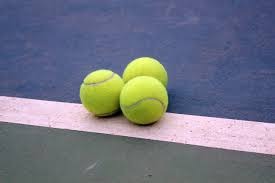
%> input picture segmentationimages/balls/balls.jpg, 275 x 183 px, given in place of football2.jpg, which was not available
$ octave generalimages.m   (GNU Octave 9; MATLAB toolbox functions it lacks are replaced by stand-ins)
%> lines starting %> are read from the running program, lines starting %| are printed output that depends on the picture; in (x1, y1, x2, y2) boxes, pixels count from 0 and x2, y2 are one past the last pixel; in counts of white or black regions, pixels touching at a corner belong together; the program's own positions count from 1; pictures that were not available may be replaced by others from this repository, and a replacement may not be noted
%> further down, original is the input picture: size 183x275x3 uint8; mean R, G, B 112.9, 116.6, 130.7
### Modified CV/Chan-Vese/chenvese_org.m
%==========================================================================
%
%   Active contour with Chen-Vese Method
%   for image segementation
%
%   Implemented by Yue Wu (yue.wu@tufts.edu)
%   Tufts University
%   Feb 2009
%   http://sites.google.com/site/rexstribeofimageprocessing/
%
%   all rights reserved
%   Last update 02/26/2009
%--------------------------------------------------------------------------
%   Usage of varibles:
%   input:
%       I           = any gray/double/RGB input image
%       mask        = initial mask, either customerlized or built-in
%       num_iter    = total number of iterations
%       mu          = weight of length term
%       method      = submethods pick from ('chen','vector','multiphase')
%
%   Types of built-in mask functions
%       'small'     = create a small circular mask
%       'medium'    = create a medium circular mask
%       'large'     = create a large circular mask
%       'whole'     = create a mask with holes around
%       'whole+small' = create a two layer mask with one layer small
%                       circular mask and the other layer with holes around
%                       (only work for method 'multiphase')
%   Types of methods
%       'chen'      = general CV method
%       'vector'    = CV method for vector image
%       'multiphase'= CV method for multiphase (2 phases applied here)
%
%   output:
%       phi0        = updated level set function
%
%--------------------------------------------------------------------------
%
% Description: This code implements the paper: "Active Contours Without
% Edges" by Chan and Vese for method 'chen', the paper:"Active Contours Without
% Edges for vector image" by Chan and Vese for method 'vector', and the paper
% "A Multiphase Level Set Framework for Image Segmentation Using the
% Mumford and Shah Model" by Chan and Vese.
%
%--------------------------------------------------------------------------
% Deomo: Please see HELP file for details
%==========================================================================

function [seg,phi] = chenvese_org(I,mask,num_iter,mu,method,filePath,file,resizing)
%> called with mask = 'whole', num_iter = 600, mu = 0.2, method = 'multiphase', file = 'football2', resizing = 200

  if(~exist('mu','var'))
    mu=0.2;
  end

  if(~exist('method','var'))
    method = 'chan';
  end


   s = resizing./min(size(I,1),size(I,2));
%> s = 1.09
   if s<1
       I = imresize(I,s);
   end

  if ischar(mask)
      switch lower (mask)
          case 'small'
              mask = maskcircle2(I,'small');
          case 'medium'
              mask = maskcircle2(I,'medium');
          case 'large'
              mask = maskcircle2(I,'large');
          case 'whole'
              mask = maskcircle2(I,'whole');
          case 'whole+small'
              m1 = maskcircle2(I,'whole');
              m2 = maskcircle2(I,'small');
              mask = zeros(size(I,1),size(I,2),2);
              mask(:,:,1) = m1(:,:,1);
              mask(:,:,2) = m2(:,:,2);
          otherwise
              error('unrecognized mask shape name (MASK).');
      end
  else
      if s<1
          mask = imresize(mask,s);
      end
      if size(mask,1)>size(I,1) || size(mask,2)>size(I,2)
          error('dimensions of mask unmathch those of the image.')
      end
      switch lower(method)
          case 'multiphase'
              if  (size(mask,3) == 1)
                  error('multiphase requires two masks but only gets one.')
              end
      end

  end


switch lower(method)
    case 'chan'
        if size(I,3)== 3
            P = rgb2gray(uint8(I));
            P = double(P);
        elseif size(I,3) == 2
            P = 0.5.*(double(I(:,:,1))+double(I(:,:,2)));
        else
            P = double(I);
        end
        layer = 1;

    case 'vector'
        s = resizing./min(size(I,1),size(I,2));
        I = imresize(I,s);
        mask = imresize(mask,s);
        layer = size(I,3);
        if layer == 1
            display('only one image component for vector image')
        end
        P = double(I);

    case 'multiphase'
        layer = size(I,3);
        if size(I,1)*size(I,2)>resizing^2
            s = resizing./min(size(I,1),size(I,2));
            I = imresize(I,s);
            mask = imresize(mask,s);
        end

        P = double(I);
    otherwise
        error('!invalid method')
end


switch lower(method)
    case {'chan','vector'}

        mask = mask(:,:,1);
        phi0 = bwdist(mask)-bwdist(1-mask)+im2double(mask)-.5;

        force = eps;

        figure();
        subplot(2,2,1); imshow(I); title('Input Image');
        subplot(2,2,2); contour(flipud(phi0), [0 0], 'r','LineWidth',1); title('initial contour');
        subplot(2,2,3); title('Segmentation');

          for n=1:num_iter
              inidx = find(phi0>=0);
              outidx = find(phi0<0);
              force_image = 0;
              for i=1:layer
                  L = im2double(P(:,:,i));
                  c1 = sum(sum(L.*Heaviside(phi0)))/(length(inidx)+eps);
                  c2 = sum(sum(L.*(1-Heaviside(phi0))))/(length(outidx)+eps);
                  force_image=-(L-c1).^2+(L-c2).^2+force_image;
              end

              force = mu*kappa(phi0)./max(max(abs(kappa(phi0))))+1/layer.*force_image;

              force = force./(max(max(abs(force))));

              dt=0.5;

              old = phi0;
              phi0 = phi0+dt.*force;
              new = phi0;
              indicator = checkstop(old,new,dt);

              if(mod(n,20) == 0)
                 showphi(I,phi0,n,filePath,file);
              end;
              if indicator
                  showphi(I,phi0,n,filePath,file);

                  seg = phi0<=0;

                  subplot(2,2,4); imshow(seg); title('Global Region-Based Segmentation');

                  return;
              end
          end;
          showphi(I,phi0,n,filePath,file);

          seg = phi0<=0;
          phi = phi0;

          subplot(2,2,4); imshow(seg); title('Global Region-Based Segmentation');
    case 'multiphase'

        mask1 = mask(:,:,1);
        mask2 = mask(:,:,2);
        phi1=bwdist(mask1)-bwdist(1-mask1)+im2double(mask1)-.5;
        phi2=bwdist(mask2)-bwdist(1-mask2)+im2double(mask2)-.5;

        fig = figure(10);
        subplot(2,2,1);
        if layer ~= 1
            imshow(I); title('Input Image');
        else
            imagesc(P); axis image; colormap(gray);title('Input Image');
        end
        subplot(2,2,2);
        hold on
        contour(flipud(mask1),[0,0],'r','LineWidth',2.5);
        contour(flipud(mask1),[0,0],'x','LineWidth',1);
        contour(flipud(mask2),[0,0],'g','LineWidth',2.5);
        contour(flipud(mask2),[0,0],'x','LineWidth',1);
        title('initial contour');
        hold off
        subplot(2,2,3); title('Segmentation');

        for n=1:num_iter

              nb1 = find(phi1<1.2 & phi1>=-1.2);
              inidx1 = find(phi1>=0);
              outidx1 = find(phi1<0);

              nb2 = find(phi2<1.2 & phi2>=-1.2);
              inidx2 = find(phi2>=0);
              outidx2 = find(phi2<0);

              cc11 = intersect(inidx1,inidx2);
              cc12 = intersect(inidx1,outidx2);
              cc21 = intersect(outidx1,inidx2);
              cc22 = intersect(outidx1,outidx2);

              f_image11 = 0;
              f_image12 = 0;
              f_image21 = 0;
              f_image22 = 0;

              for i=1:layer
                  L = im2double(P(:,:,i));

              if isempty(cc11)
                  c11 = eps;
              else
                  c11 = mean(L(cc11));
              end

              if isempty(cc12)
                  c12 = eps;
              else
                  c12 = mean(L(cc12));
              end

              if isempty(cc21)
                  c21 = eps;
              else
                  c21 = mean(L(cc21));
              end

              if isempty(cc22)
                  c22 = eps;
              else
                  c22 = mean(L(cc22));
              end

                f_image11=(L-c11).^2.*Heaviside(phi1).*Heaviside(phi2)+f_image11;
                f_image12=(L-c12).^2.*Heaviside(phi1).*(1-Heaviside(phi2))+f_image12;
                f_image21=(L-c21).^2.*(1-Heaviside(phi1)).*Heaviside(phi2)+f_image21;
                f_image22=(L-c22).^2.*(1-Heaviside(phi1)).*(1-Heaviside(phi2))+f_image22;
              end

              curvature1 = mu*kappa(phi1);
              curvature1 = curvature1(nb1);

              fim1 = 1/layer.*(-f_image11(nb1)+f_image21(nb1)-f_image12(nb1)+f_image22(nb1));
              fim1 = fim1./max(abs(fim1)+eps);

              curvature2 = mu*kappa(phi2)*1.5;
              curvature2 = curvature2(nb2);

              fim2 = 1/layer.*(-f_image11(nb2)+f_image12(nb2)-f_image21(nb2)+f_image22(nb2));
              fim2 = fim2./max(abs(fim2)+eps);

              force1 = curvature1+fim1;
              force2 = curvature2+fim2;

              dt = 1.5;

              old(:,:,1) = phi1;
              old(:,:,2) = phi2;

              phi1(nb1) = phi1(nb1)+dt.*force1;
              phi2(nb2) = phi2(nb2)+dt.*force2;

              new(:,:,1) = phi1;
              new(:,:,2) = phi2;

              indicator = checkstop(old,new,dt);

              if indicator
                 showphi(I, new, n, filePath, file);
                 seg11 = (phi1>0 & phi2>0);
                 seg12 = (phi1>0 & phi2<0);
                 seg21 = (phi1<0 & phi2>0);
                 seg22 = (phi1<0 & phi2<0);

                 se = strel('disk',1);
                 aa1 = imerode(seg11,se);
                 aa2 = imerode(seg12,se);
                 aa3 = imerode(seg21,se);
                 aa4 = imerode(seg22,se);
                 seg = aa1+2*aa2+3*aa3+4*aa4;

                 subplot(2,2,4); imagesc(seg);axis image;title('Global Region-Based Segmentation');

                  return
              end

              phi1 = reinitialization(phi1, 0.6);
              phi2 = reinitialization(phi2, 0.6);

              if(mod(n,20) == 0)
                 phi(:,:,1) = phi1;
                 phi(:,:,2) = phi2;
                 showphi(I, phi, n, filePath, file);
              end;
          end;
          phi(:,:,1) = phi1;
          phi(:,:,2) = phi2;
          showphi(I, phi, n, filePath, file);

        seg11 = (phi1>0 & phi2>0);
        seg12 = (phi1>0 & phi2<0);
        seg21 = (phi1<0 & phi2>0);
        seg22 = (phi1<0 & phi2<0);

        se = strel('disk',1);
        aa1 = imerode(seg11,se);
        aa2 = imerode(seg12,se);
        aa3 = imerode(seg21,se);
        aa4 = imerode(seg22,se);
        seg = aa1+2*aa2+3*aa3+4*aa4;
        subplot(2,2,4); imagesc(seg);axis image;title('Global Region-Based Segmentation');

end

### Modified CV/Chan-Vese/maskcircle2.m

function m = maskcircle2(I,type)
%> called with type = 'whole'
% auto pick a circular mask for image I
% built-in mask creation function
% Input: I   : input image
%        type: mask shape keywords
% Output: m  : mask image

% Copyright (c) 2009,
% Yue Wu @ ECE Department, Tufts University
% All Rights Reserved

if size(I,3)~=3
    temp = double(I(:,:,1));
else
    temp = double(rgb2gray(I));
end

h = [0 1 0; 1 -4 1; 0 1 0];
T = conv2(temp,h);
T(1,:) = 0;
T(end,:) = 0;
T(:,1) = 0;
T(:,end) = 0;
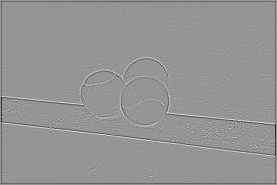
%> T: size 185x277 double; min -324, max 229, mean -1.8; drawn with min black and max white

thre = max(max(abs(T)))*.5;
%> thre = 162
idx = find(abs(T) > thre);
%> idx = 96 values from 187 to 51059
[cx,cy] = ind2sub(size(T),idx);
%> cx = 96 values, max 184 at index 26, min 2 at index 1, mean 125.1; cy = 96 values from 2 to 276
cx = round(mean(cx));
%> cx = 125
cy = round(mean(cy));
%> cy = 160

[x,y] = meshgrid(1:min(size(temp,1),size(temp,2)));

m = zeros(size(temp));
[p,q] = size(temp);
%> p = 183; q = 275

[cx,cy] = size(temp(:,:,1));
%> cx = 183; cy = 275
cx = ceil(cx/2);
%> cx = 92
cy = ceil(cy/2);
%> cy = 138

switch lower (type)
    case 'small'
        r = 50;
        n = zeros(size(x));
        n((x-cx).^2+(y-cy).^2<r.^2) = 1;
        m(1:size(n,1),1:size(n,2)) = n;
        %m((x-cx).^2+(y-cy).^2<r.^2) = 1;
    case 'medium'
        r = min(min(cx,p-cx),min(cy,q-cy));
        r = max(2/3*r,25);
        n = zeros(size(x));
        n((x-cx).^2+(y-cy).^2<r.^2) = 1;
        m(1:size(n,1),1:size(n,2)) = n;
        %m((x-cx).^2+(y-cy).^2<r.^2) = 1;
    case 'large'
        r = min(min(cx,p-cx),min(cy,q-cy));
        r = max(2/3*r,60);
        n = zeros(size(x));
        n((x-cx).^2+(y-cy).^2<r.^2) = 1;
        m(1:size(n,1),1:size(n,2)) = n;
        %m((x-cx).^2+(y-cy).^2<r.^2) = 1;
    case 'whole'
        r = 10;
        m = zeros(round(ceil(max(p,q)/2/(r+1))*3*(r+1)));
        siz = size(m,1);
%> siz = 429
        sx = round(siz/2);
%> sx = 215
        i = 1:round(siz/2/(r+1));
%> i = 20 values from 1 to 20
        j = 1:round(0.9*siz/2/(r+1));
%> j = 18 values from 1 to 18
        j = j-round(median(j));
%> j = 18 values from -9 to 8
        m(sx+2*j*(r+1),(2*i-1)*(r+1)) = 1;
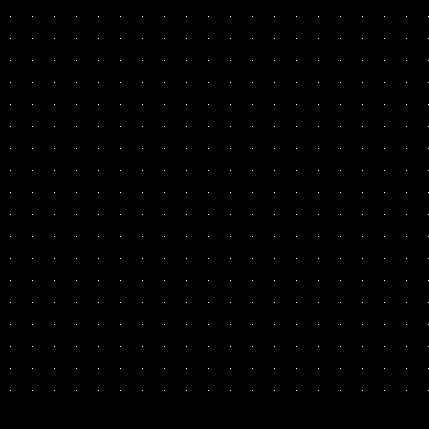
%> m: size 429x429 double; values 0 (black) and 1 (white), 0.2% white in thin lines or dots, all inside (x1, y1, x2, y2) = (10, 16, 429, 391)
        se = strel('disk',r);
        m = imdilate(m,se);
        m = m(round(siz/2-p/2-6):round(siz/2-p/2-6)+p-1,round(siz/2-q/2-6):round(siz/2-q/2-6)+q-1);
end
        tem(:,:,1) = m;
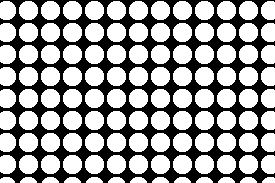
%> tem: size 183x275 double; values 0 (black) and 1 (white), 61.1% white; 1 black region, box (x1, y1, x2, y2) and area: (0, 0, 275, 183) 19584
        M = padarray(m,[floor(2/3*r),floor(2/3*r)],0,'post');
        tem(:,:,2) = M(floor(2/3*r)+1:end,floor(2/3*r)+1:end);
        m = tem;
        size(m)
%> ans = [183 275 2]
%         figure;
%         surf(m);
return

### Modified CV/Chan-Vese/generalimages.m
close all
clear all
clc

files = {'balls','football','baseball','simple','football2'};
filePath = '/home/pramit/Documents/MATLAB/Modified CV/segmentationimages/';
resizing = 200;
iterationsO = 600;
iterationsD = 600;
muO = 0.2;
muD = 0.2;

resize = [256, 512];

adjust = true;
num_channels = 3;
channels = {'r','g','b'};

% for number=1:size(files,2)
for number=5:5

    fprintf('File Number - %d\n',number);
    file = files{number};
    original = imread(strcat(filePath,file,'/',file,'.jpg'));

    % I = imresize(original,resize);


    tic;
    [seg,phiO] = chenvese_org(original,'whole',iterationsO,muO,'multiphase',filePath,file,resizing);
%> in chenvese_org, `mask1 = mask(:,:,1);`:
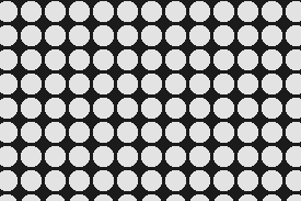
%> mask1: size 201x301 double; min -0.137, max 1.14, mean 0.611; drawn with min black and max white
%> in chenvese_org, `mask2 = mask(:,:,2);`:
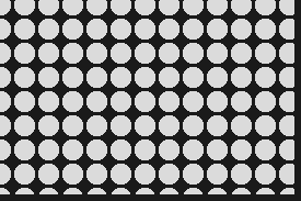
%> mask2: size 201x301 double; min -0.137, max 1.18, mean 0.578; drawn with min black and max white
%> in chenvese_org, `phi1=bwdist(mask1)-bwdist(1-mask1)+im2double(mask1)-.5;`:
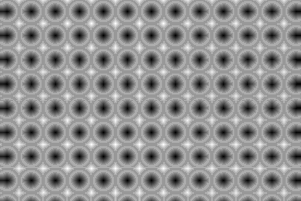
%> phi1: size 201x301 single; min -7.99, max 4.5, mean -0.873; drawn with min black and max white
%> in chenvese_org, `phi2=bwdist(mask2)-bwdist(1-mask2)+im2double(mask2)-.5;`:
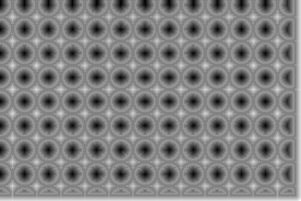
%> phi2: size 201x301 single; min -7.99, max 6.57, mean -0.708; drawn with min black and max white
%> (the run ends here)
